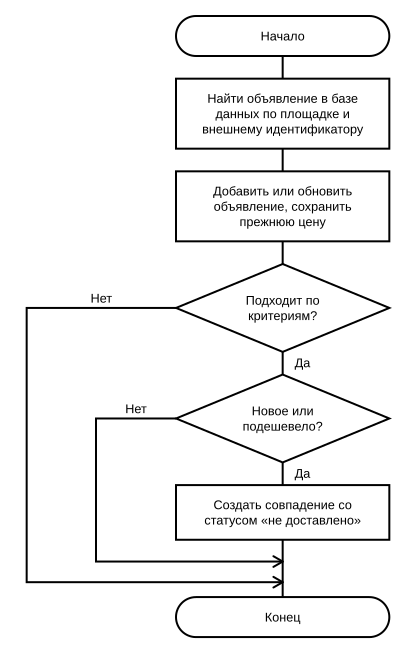

Write the Python code that produced this figure.
# -*- coding: utf-8 -*-
"""Схема алгоритма обработки полученного объявления."""
from flowchart import Chart

c = Chart(ncols=1, col_w=160, col_gap=0, row_gap=17,
          left_margin=132, right_margin=20, font=9.5, lh=11.5)

M = 0

c.block("start", M, 1, "start",    "Начало")
c.block("find",  M, 2, "process",  "Найти объявление в базе данных по площадке и внешнему идентификатору")
c.block("save",  M, 3, "process",  "Добавить или обновить объявление, сохранить прежнюю цену")
c.block("d1",    M, 4, "decision", "Подходит по критериям?")
c.block("d2",    M, 5, "decision", "Новое или подешевело?")
c.block("match", M, 6, "process",  "Создать совпадение со статусом «не доставлено»")
c.block("end",   M, 7, "start",    "Конец")

c.gap_after(6, 26)
c.layout()
c.draw_blocks()

xc = c.colx[0]
x_out, x_in = 20.0, 72.0        # две полосы для ветвей «Нет»
y_in  = c.gapy(6, 7, 0.38)
y_out = c.gapy(6, 7, 0.74)

c.line([c.bottom("start"), c.top("find")])
c.line([c.bottom("find"), c.top("save")])
c.line([c.bottom("save"), c.top("d1")])
c.line([c.bottom("d1"), c.top("d2")])
c.label(xc + 9, (c.bottom("d1")[1] + c.top("d2")[1]) / 2 + 3, "Да", "start")
c.line([c.bottom("d2"), c.top("match")])
c.label(xc + 9, (c.bottom("d2")[1] + c.top("match")[1]) / 2 + 3, "Да", "start")
c.line([c.bottom("match"), c.top("end")])

# ветви «Нет» обходят создание совпадения и ведут к «Конец»
p = c.no("d1", x_out)
c.line([p, (x_out, p[1]), (x_out, y_out), (xc, y_out)], arrow=True)
p = c.no("d2", x_in)
c.line([p, (x_in, p[1]), (x_in, y_in), (xc, y_in)], arrow=True)

w, h = c.save("algorithm_listing.svg")
print(f"listing {w:.0f} x {h:.0f} pt")
